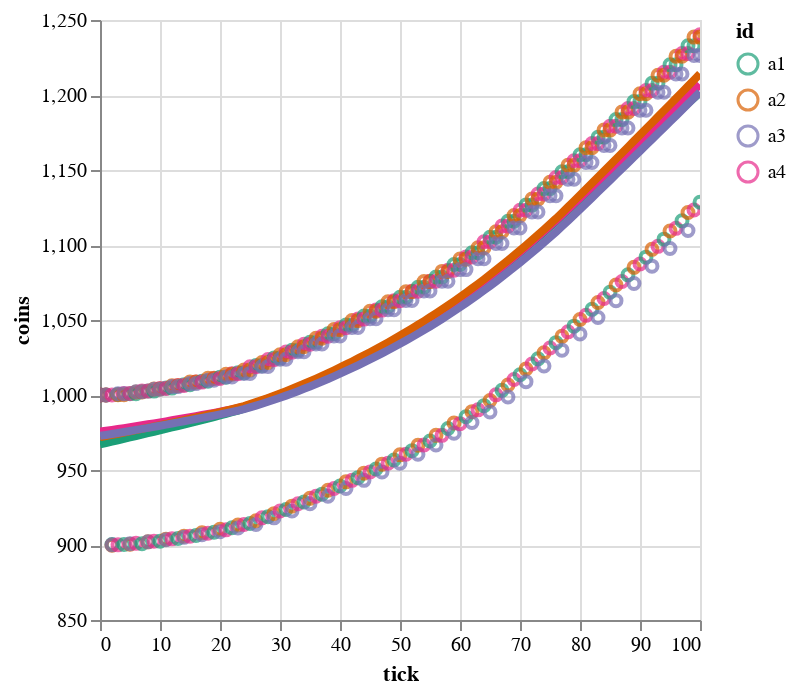

The notebook cell this image was saved under:
### Code cell
def plot_agents(agents: pl.DataFrame):
    base = alt.Chart(agents).encode(
        x='tick:Q',
        y=alt.Y('coins:Q').scale(zero=False),
        color=alt.Color('id:O').scale(scheme='dark2'),
    )
    lines = base.transform_loess('tick', 'coins', bandwidth=.5, groupby=['id']).mark_line(size=4)
    return (base.mark_point() + lines).interactive() 
  
plot_agents(agents)

### Figure 1 — Vega-Lite specification as saved in the notebook (floating-point values rounded to 4 significant figures; data arrays with more than 128 entries replaced by an {"elided": "..."} marker saying what was removed)
{"config": {"view": {"continuousWidth": 300, "continuousHeight": 300}}, "layer": [{"mark": {"type": "point"}, "encoding": {"color": {"field": "id", "scale": {"scheme": "dark2"}, "type": "ordinal"}, "x": {"field": "tick", "type": "quantitative"}, "y": {"field": "coins", "scale": {"zero": false}, "type": "quantitative"}}, "name": "view_1"}, {"mark": {"type": "line", "size": 4}, "encoding": {"color": {"field": "id", "scale": {"scheme": "dark2"}, "type": "ordinal"}, "x": {"field": "tick", "type": "quantitative"}, "y": {"field": "coins", "scale": {"zero": false}, "type": "quantitative"}}, "transform": [{"loess": "coins", "on": "tick", "bandwidth": 0.5, "groupby": ["id"]}]}], "data": {"name": "data-b4f01ece2117f7ee155edb53b949dd75"}, "params": [{"name": "param_1", "select": {"type": "interval", "encodings": ["x", "y"]}, "bind": "scales", "views": ["view_1"]}], "$schema": "https://vega.github.io/schema/vega-lite/v5.8.0.json", "datasets": {"data-b4f01ece2117f7ee155edb53b949dd75": {"elided": "404 records"}}}
